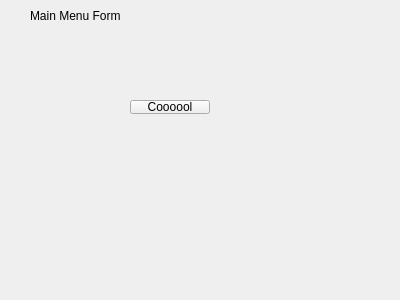
<?xml version="1.0" encoding="UTF-8"?>
<ui version="4.0">
 <class>FormMenu</class>
 <widget class="QWidget" name="FormMenu">
  <property name="geometry">
   <rect>
    <x>0</x>
    <y>0</y>
    <width>400</width>
    <height>300</height>
   </rect>
  </property>
  <property name="windowTitle">
   <string>Form</string>
  </property>
  <widget class="QLabel" name="label">
   <property name="geometry">
    <rect>
     <x>30</x>
     <y>0</y>
     <width>251</width>
     <height>31</height>
    </rect>
   </property>
   <property name="text">
    <string>Main Menu Form</string>
   </property>
  </widget>
  <widget class="QPushButton" name="pushButton">
   <property name="geometry">
    <rect>
     <x>130</x>
     <y>100</y>
     <width>80</width>
     <height>14</height>
    </rect>
   </property>
   <property name="text">
    <string>Coooool</string>
   </property>
  </widget>
 </widget>
 <resources/>
 <connections/>
</ui>
